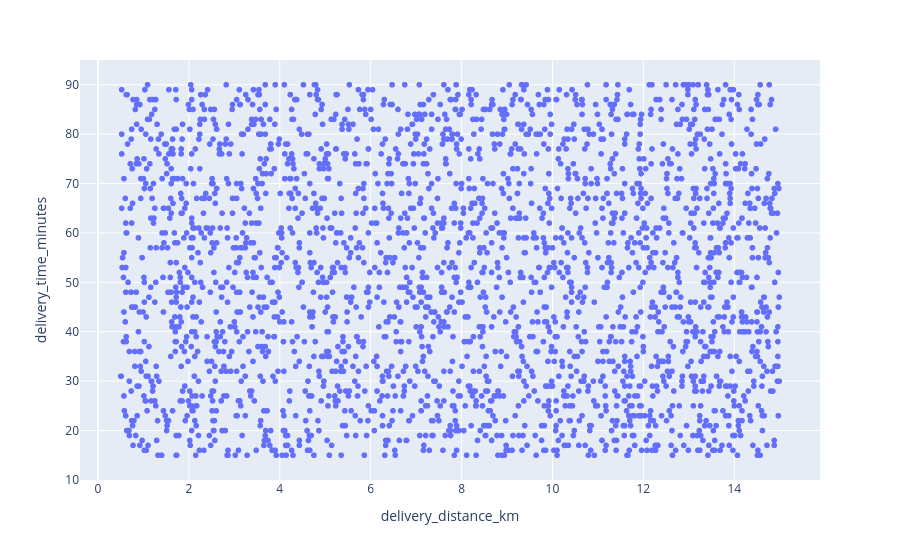

Notebook code for this chart:
### Code cell
fig4=px.scatter(
    food,
    x="delivery_distance_km",
    y="delivery_time_minutes"
)
fig4.show()

### Figure 1 — Plotly figure (JSON) as saved in the notebook; plotly's stock layout.template omitted (floating-point values rounded to 4 significant figures; data arrays with more than 128 entries replaced by an {"elided": "..."} marker saying what was removed)
{"data": [{"hovertemplate": "delivery_distance_km=%{x}<br>delivery_time_minutes=%{y}<extra></extra>", "legendgroup": "", "marker": {"color": "#636efa", "symbol": "circle"}, "mode": "markers", "name": "", "showlegend": false, "type": "scattergl", "x": {"elided": "2600 float values"}, "xaxis": "x", "y": {"elided": "2600 int values"}, "yaxis": "y"}], "layout": {"legend": {"tracegroupgap": 0}, "margin": {"t": 60}, "xaxis": {"anchor": "y", "domain": [0, 1], "title": {"text": "delivery_distance_km"}}, "yaxis": {"anchor": "x", "domain": [0, 1], "title": {"text": "delivery_time_minutes"}}}}
